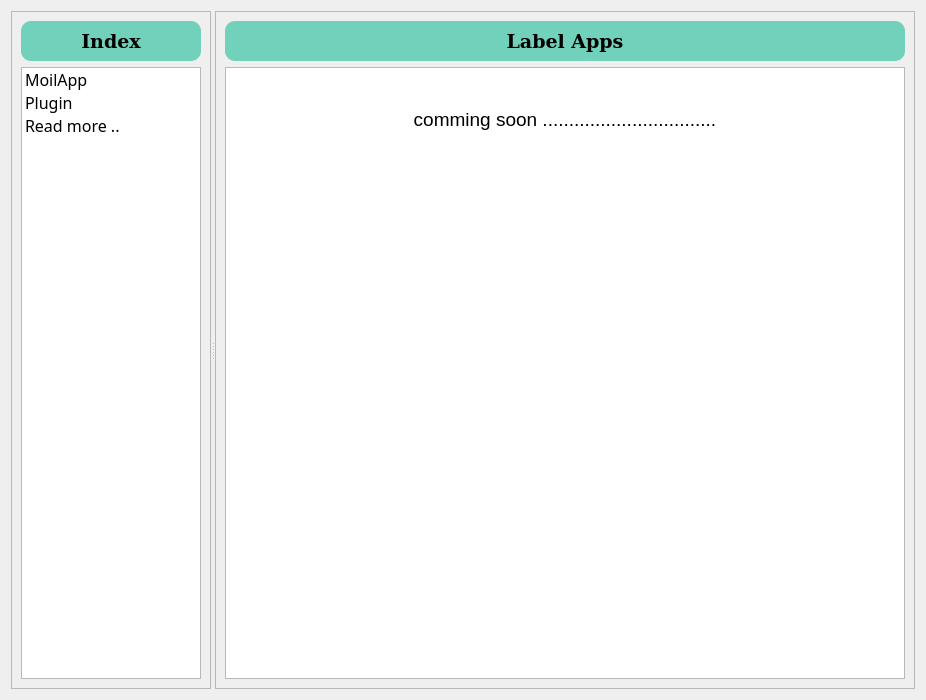
<?xml version="1.0" encoding="UTF-8"?>
<ui version="4.0">
 <class>Help</class>
 <widget class="QWidget" name="Help">
  <property name="geometry">
   <rect>
    <x>0</x>
    <y>0</y>
    <width>922</width>
    <height>700</height>
   </rect>
  </property>
  <property name="minimumSize">
   <size>
    <width>0</width>
    <height>700</height>
   </size>
  </property>
  <property name="windowTitle">
   <string>MoilApp Help</string>
  </property>
  <property name="windowIcon">
   <iconset>
    <normaloff>../../github/Moildev-apps/src/assets/help.png</normaloff>../../github/Moildev-apps/src/assets/help.png</iconset>
  </property>
  <layout class="QHBoxLayout" name="horizontalLayout">
   <item>
    <widget class="QSplitter" name="splitter">
     <property name="orientation">
      <enum>Qt::Horizontal</enum>
     </property>
     <widget class="QFrame" name="frame">
      <property name="minimumSize">
       <size>
        <width>200</width>
        <height>0</height>
       </size>
      </property>
      <property name="maximumSize">
       <size>
        <width>250</width>
        <height>16777215</height>
       </size>
      </property>
      <property name="frameShape">
       <enum>QFrame::StyledPanel</enum>
      </property>
      <property name="frameShadow">
       <enum>QFrame::Raised</enum>
      </property>
      <layout class="QVBoxLayout" name="verticalLayout">
       <item>
        <widget class="QLabel" name="label_2">
         <property name="minimumSize">
          <size>
           <width>0</width>
           <height>40</height>
          </size>
         </property>
         <property name="font">
          <font>
           <family>DejaVu Serif</family>
           <pointsize>14</pointsize>
           <weight>75</weight>
           <bold>true</bold>
          </font>
         </property>
         <property name="styleSheet">
          <string notr="true">border-color: rgb(66, 69, 183);
background-color: #71D1BA;
border-radius: 10px;</string>
         </property>
         <property name="frameShape">
          <enum>QFrame::Box</enum>
         </property>
         <property name="text">
          <string>Index</string>
         </property>
         <property name="alignment">
          <set>Qt::AlignCenter</set>
         </property>
        </widget>
       </item>
       <item>
        <widget class="QListWidget" name="listWidget">
         <property name="font">
          <font>
           <family>Waree</family>
           <pointsize>12</pointsize>
          </font>
         </property>
         <item>
          <property name="text">
           <string>MoilApp</string>
          </property>
         </item>
         <item>
          <property name="text">
           <string>Plugin</string>
          </property>
         </item>
         <item>
          <property name="text">
           <string>Read more ..</string>
          </property>
         </item>
        </widget>
       </item>
      </layout>
     </widget>
     <widget class="QScrollArea" name="scrollArea">
      <property name="minimumSize">
       <size>
        <width>700</width>
        <height>0</height>
       </size>
      </property>
      <property name="widgetResizable">
       <bool>true</bool>
      </property>
      <widget class="QWidget" name="scrollAreaWidgetContents">
       <property name="geometry">
        <rect>
         <x>0</x>
         <y>0</y>
         <width>698</width>
         <height>680</height>
        </rect>
       </property>
       <layout class="QVBoxLayout" name="verticalLayout_2">
        <item>
         <widget class="QLabel" name="label">
          <property name="minimumSize">
           <size>
            <width>0</width>
            <height>40</height>
           </size>
          </property>
          <property name="font">
           <font>
            <family>DejaVu Serif</family>
            <pointsize>14</pointsize>
            <weight>75</weight>
            <bold>true</bold>
           </font>
          </property>
          <property name="styleSheet">
           <string notr="true">border-color: rgb(66, 69, 183);
background-color: #71D1BA;
border-radius: 10px;</string>
          </property>
          <property name="frameShape">
           <enum>QFrame::Box</enum>
          </property>
          <property name="text">
           <string>Label Apps</string>
          </property>
          <property name="alignment">
           <set>Qt::AlignCenter</set>
          </property>
         </widget>
        </item>
        <item>
         <widget class="QTextBrowser" name="textBrowser">
          <property name="html">
           <string>&lt;!DOCTYPE HTML PUBLIC &quot;-//W3C//DTD HTML 4.0//EN&quot; &quot;http://www.w3.org/TR/REC-html40/strict.dtd&quot;&gt;
&lt;html&gt;&lt;head&gt;&lt;meta name=&quot;qrichtext&quot; content=&quot;1&quot; /&gt;&lt;style type=&quot;text/css&quot;&gt;
p, li { white-space: pre-wrap; }
&lt;/style&gt;&lt;/head&gt;&lt;body style=&quot; font-family:'Ubuntu'; font-size:11pt; font-weight:400; font-style:normal;&quot;&gt;
&lt;p align=&quot;center&quot; style=&quot; margin-top:0px; margin-bottom:0px; margin-left:0px; margin-right:0px; -qt-block-indent:0; text-indent:0px;&quot;&gt;&lt;img src=&quot;:/Moilapp/car.png&quot; /&gt;&lt;/p&gt;
&lt;p align=&quot;center&quot; style=&quot;-qt-paragraph-type:empty; margin-top:0px; margin-bottom:0px; margin-left:0px; margin-right:0px; -qt-block-indent:0; text-indent:0px;&quot;&gt;&lt;br /&gt;&lt;/p&gt;
&lt;p align=&quot;center&quot; style=&quot; margin-top:0px; margin-bottom:0px; margin-left:0px; margin-right:0px; -qt-block-indent:0; text-indent:0px;&quot;&gt;&lt;span style=&quot; font-size:14pt;&quot;&gt;comming soon .................................&lt;/span&gt;&lt;/p&gt;&lt;/body&gt;&lt;/html&gt;</string>
          </property>
          <property name="searchPaths">
           <stringlist notr="true"/>
          </property>
         </widget>
        </item>
       </layout>
      </widget>
     </widget>
    </widget>
   </item>
  </layout>
 </widget>
 <resources>
  <include location="../src/help/image_help/help_moilapp.qrc"/>
  <include location="../image_help/help_moilapp.qrc"/>
 </resources>
 <connections/>
</ui>
